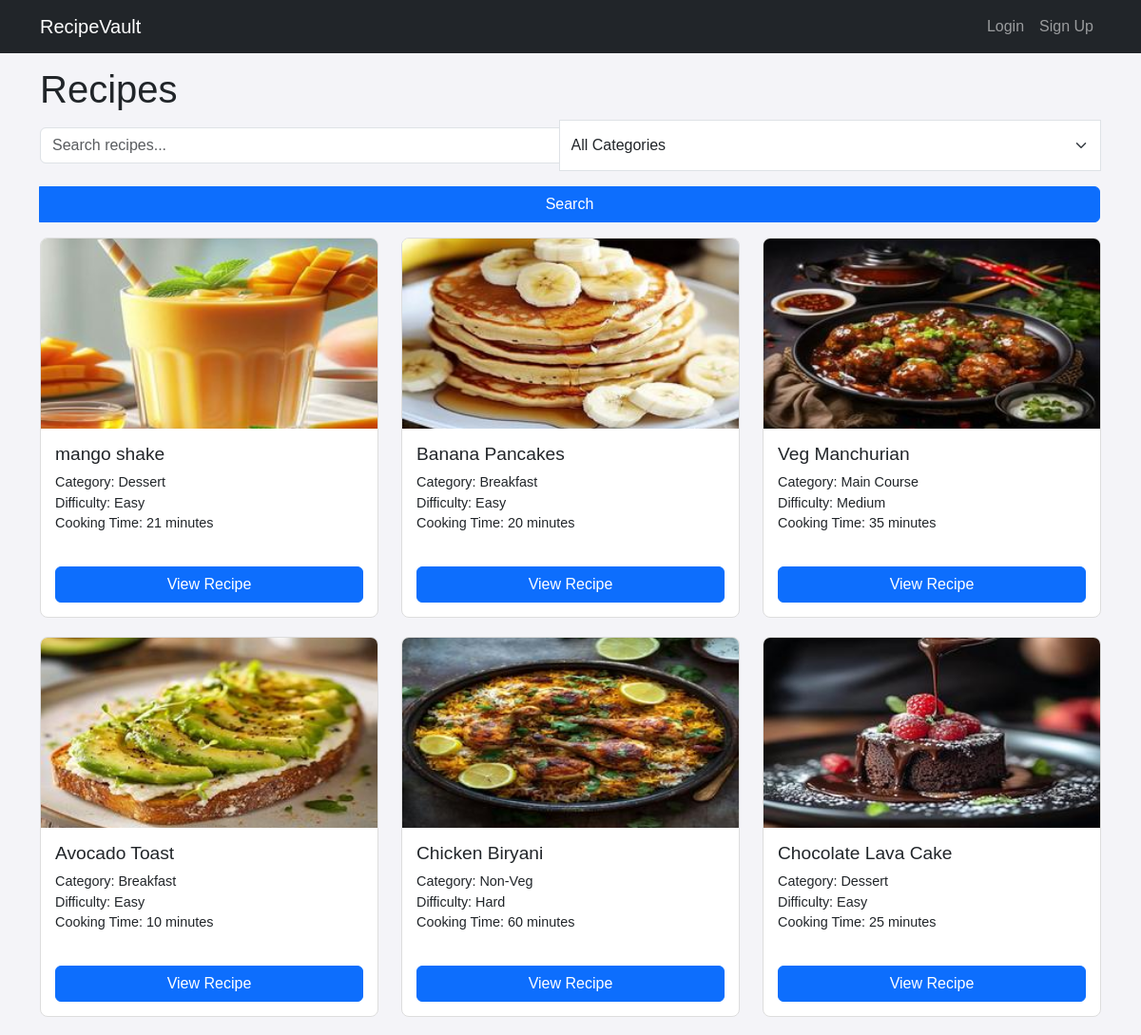
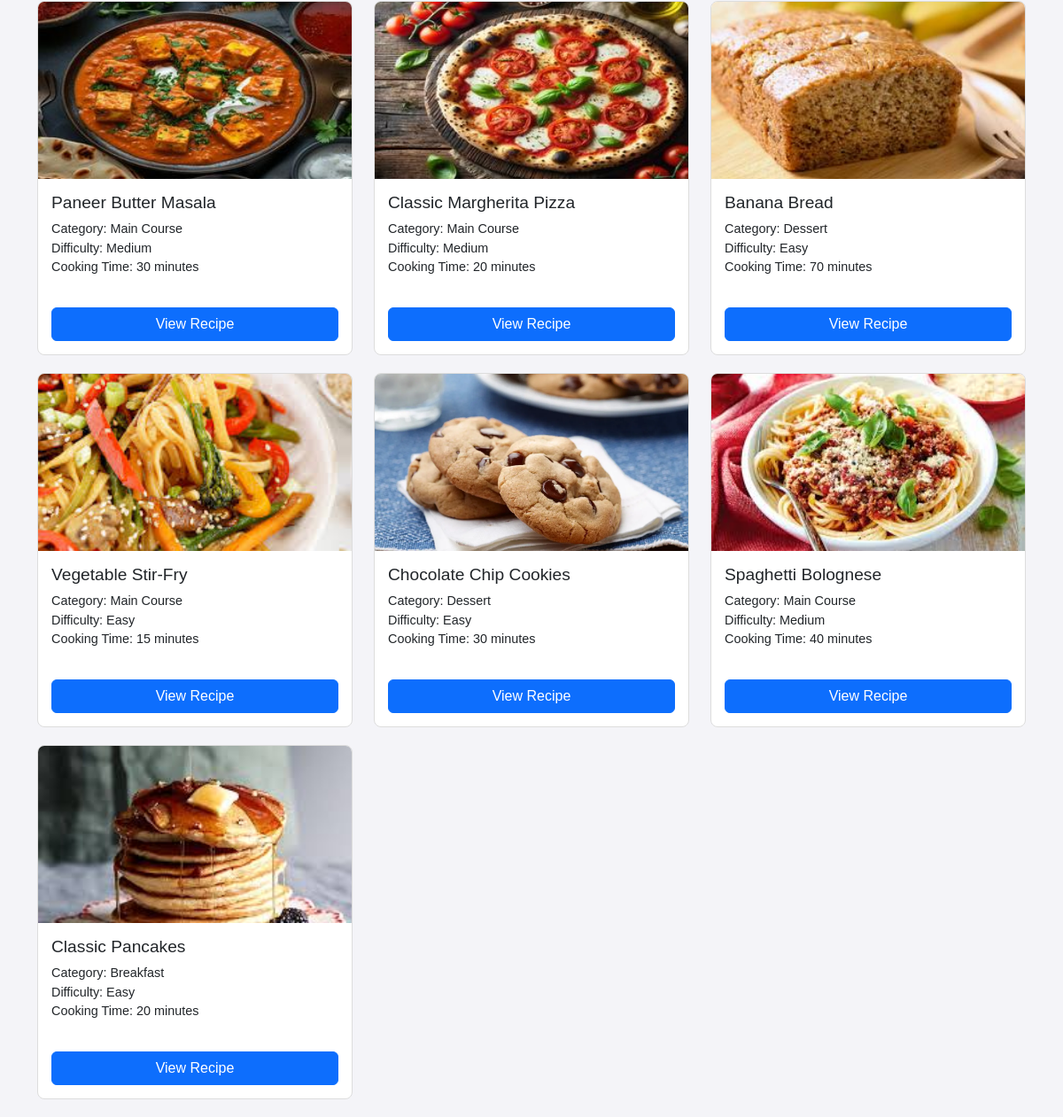
The page / on the database its author committed (2 pictures, top to bottom).
### recipe/models.py (models this page shows, shortened)
class Recipe(models.Model):
    STATUS_CHOICES = (
        ('pending', 'Pending'),
        ('approved', 'Approved'),
        ('rejected', 'Rejected'),
    )
    DIFFICULTY_CHOICES = (
        ('easy', 'Easy'),
        ('medium', 'Medium'),
        ('hard', 'Hard'),
    )
    title = models.CharField(max_length=200)
    ingredients = models.TextField()
    instructions = models.TextField()
    cooking_time = models.PositiveIntegerField(validators=[MinValueValidator(1)], help_text="In minutes")
    difficulty = models.CharField(max_length=10, choices=DIFFICULTY_CHOICES)
    category = models.ForeignKey(Category, on_delete=models.CASCADE)
    author = models.ForeignKey(User, on_delete=models.CASCADE)
    status = models.CharField(max_length=10, choices=STATUS_CHOICES, default='pending')
    image = models.ImageField(upload_to='recipes/', blank=True, null=True)
    created_at = models.DateTimeField(auto_now_add=True)
    updated_at = models.DateTimeField(auto_now=True)

class Category(models.Model):
    name = models.CharField(max_length=100, unique=True)

### recipe/views/views.py (the view)
# urls.py: path('', RecipeListView.as_view(), name='recipe_list'),
class RecipeListView(View):
    def get(self, request):
        categories = Category.objects.all()
        category_id = request.GET.get('category')
        search_query = request.GET.get('q')
        recipes = Recipe.objects.filter(status='approved')
        if request.user.is_authenticated:
            recipes = recipes | Recipe.objects.filter(author=request.user)
        if category_id:
            recipes = recipes.filter(category_id=category_id)
        if search_query:
            recipes = recipes.filter(Q(title__icontains=search_query) | Q(category__name__icontains=search_query))
        return render(request, 'recipes/recipe_list.html', {
            'recipes': recipes.order_by('-created_at'),
            'categories': categories,
            'search_query': search_query,
        })

### recipe/templates/recipes/recipe_list.html (shortened to what this page needs)
<!DOCTYPE html>
<html lang="en">
<head>
</head>
<body>
    {% extends 'base.html' %}
{% block content %}
    <h1>Recipes</h1>
    <form class="mb-3" method="get">
        <div class="input-group">
            <input type="text" name="q" class="form-control" placeholder="Search recipes..." value="{{ search_query|default:'' }}">
            <select name="category" class="form-select">
                <option value="">All Categories</option>
            </select>
            <button type="submit" class="btn btn-primary">Search</button>
        </div>
    </form>
    <div class="row">
        {% for recipe in recipes %}
            <div class="col-md-4 recipe-card">
                <div class="card">
                    {% if recipe.image %}
                        <img src="{{ recipe.image.url }}" class="card-img-top" alt="{{ recipe.title }}">
                    {% else %}
                        <img src="https://via.placeholder.com/300x200?text=No+Image" class="card-img-top" alt="No image available">
                    {% endif %}
                    <div class="card-body">
                        <h5 class="card-title">{{ recipe.title }}</h5>
                        <p class="card-text">
                            Category: {{ recipe.category.name }}<br>
                            Difficulty: {{ recipe.get_difficulty_display }}<br>
                            Cooking Time: {{ recipe.cooking_time }} minutes<br>
                        </p>
                        <a href="{% url 'recipe_detail' recipe.id %}" class="btn btn-primary">View Recipe</a>
                    </div>
                </div>
            </div>
        {% empty %}
            <p>No recipes found.</p>
        {% endfor %}
    </div>
{% endblock %}

### recipe/templates/base.html (shortened to what this page needs)
<!DOCTYPE html>
<html lang="en">
<head>
    <link href="https://cdn.jsdelivr.net/npm/bootstrap@5.3.0/dist/css/bootstrap.min.css" rel="stylesheet">
</head>
<body>
    <nav class="navbar navbar-expand-lg navbar-dark bg-dark fixed-top">
        <div class="container">
            <a class="navbar-brand" href="{% url 'recipe_list' %}">RecipeVault</a>
            <div class="collapse navbar-collapse">
                <ul class="navbar-nav ms-auto">
                    {% if user.is_authenticated %}
                        <li class="nav-item"><a class="nav-link" href="{% url 'recipe_create' %}">Add Recipe</a></li>
                        <li class="nav-item">
                            <form action="{% url 'logout' %}" method="post" style="display: inline;">
                                {% csrf_token %}
                                <button type="submit" class="nav-link btn btn-link" style="display: inline-block; padding: 0; color: #f8f9fa; text-decoration: none;">Logout</button>
                            </form>
                        </li>
                    {% else %}
                        <li class="nav-item"><a class="nav-link" href="{% url 'login' %}">Login</a></li>
                        <li class="nav-item"><a class="nav-link" href="{% url 'signup' %}">Sign Up</a></li>
                    {% endif %}
                </ul>
            </div>
        </div>
    </nav>
    <div class="container">
        {% block content %}
        {% endblock %}
    </div>
</body>
</html>

### recipe/templates/base.html (style rules this page uses)
body { padding-top: 70px; background: #f4f4f8; font-family: Arial, sans-serif; }
form input { width: 100%; padding: 0.75rem; margin: 0.5rem 0; border: 1px solid #ccc; border-radius: 5px; }
form button { width: 100%; padding: 0.75rem; background-color: #007bff; color: #fff; border: none; margin-top: 1rem; border-radius: 5px; font-size: 1rem; cursor: pointer; transition: background 0.3s ease; }

### recipe/templates/recipes/recipe_list.html (style rules this page uses)
.recipe-card { margin-bottom: 20px; }
.recipe-card .card { height: 400px; display: flex; flex-direction: column; border: 1px solid #ddd; border-radius: 8px; overflow: hidden; }
.recipe-card .card-img-top { width: 100%; height: 200px; object-fit: cover; display: block; }
.recipe-card .card-body { flex: 1 1 auto; display: flex; flex-direction: column; padding: 15px; }
.recipe-card .card-title { font-size: 1.2rem; margin-bottom: 0.5rem; white-space: nowrap; overflow: hidden; text-overflow: ellipsis; font-weight: 500; }
.recipe-card .card-text { font-size: 0.9rem; margin-bottom: 0.5rem; flex-grow: 1; overflow: hidden; text-overflow: ellipsis; display: -webkit-box; -webkit-line-clamp: 3; -webkit-box-orient: vertical; }
.recipe-card .btn { margin-top: auto; width: 100%; }

### rows shown on the page
Recipe: image (picture), title "mango shake", category.name "Dessert", difficulty "Easy", cooking_time "21"
Recipe: image (picture), title "Banana Pancakes", category.name "Breakfast", difficulty "Easy", cooking_time "20"
Recipe: image (picture), title "Veg Manchurian", category.name "Main Course", difficulty "Medium", cooking_time "35"
Recipe: image (picture), title "Avocado Toast", category.name "Breakfast", difficulty "Easy", cooking_time "10"
Recipe: image (picture), title "Chicken Biryani", category.name "Non-Veg", difficulty "Hard", cooking_time "60"
Recipe: image (picture), title "Chocolate Lava Cake", category.name "Dessert", difficulty "Easy", cooking_time "25"
Recipe: image (picture), title "Paneer Butter Masala", category.name "Main Course", difficulty "Medium", cooking_time "30"
Recipe: image (picture), title "Classic Margherita Pizza", category.name "Main Course", difficulty "Medium", cooking_time "20"
Recipe: image (picture), title "Banana Bread", category.name "Dessert", difficulty "Easy", cooking_time "70"
Recipe: image (picture), title "Vegetable Stir-Fry", category.name "Main Course", difficulty "Easy", cooking_time "15"
Recipe: image (picture), title "Chocolate Chip Cookies", category.name "Dessert", difficulty "Easy", cooking_time "30"
Recipe: image (picture), title "Spaghetti Bolognese", category.name "Main Course", difficulty "Medium", cooking_time "40"
Recipe: image (picture), title "Classic Pancakes", category.name "Breakfast", difficulty "Easy", cooking_time "20"
